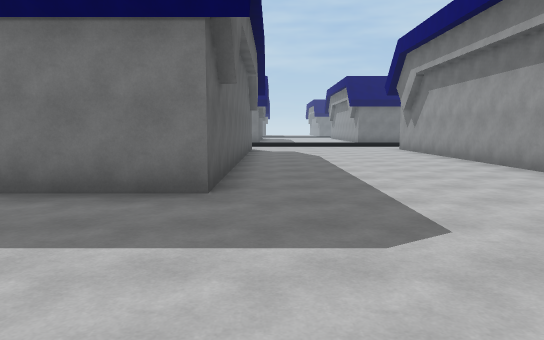
[1] (above)

24 first-person views from a walk through a Unity game level. The camera is 1.5 m above the floor, tilts 6° down and sees 70° across. The floor is counted in squares, 2 m on a side. Each view is taken from the middle of a square. On the plan, view 1 faces up. The plan holds only what a view shows up to about 12 squares ahead; the rest is blank. The place goes on beyond the plan. The player character is not drawn.

[2]
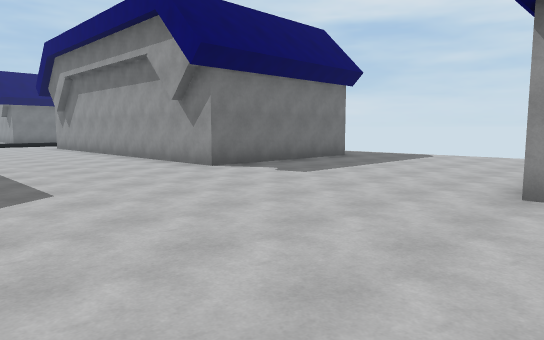

[3]
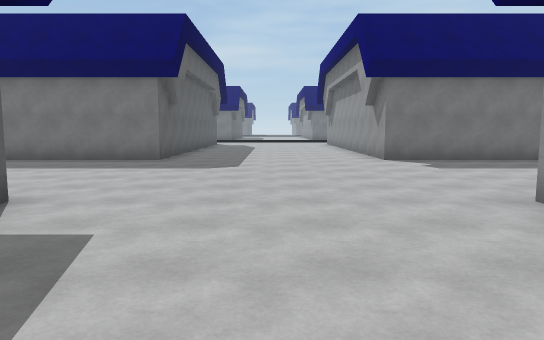

[4]
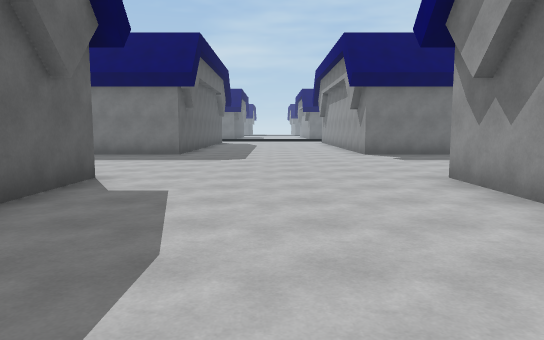

[5]
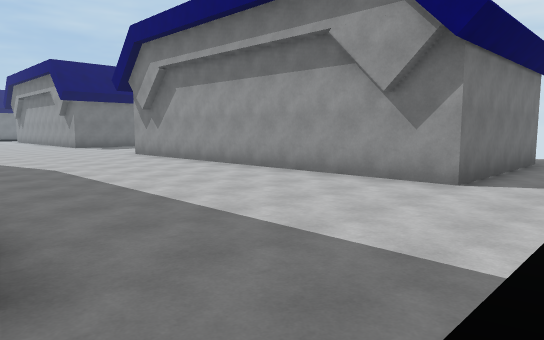

[6]
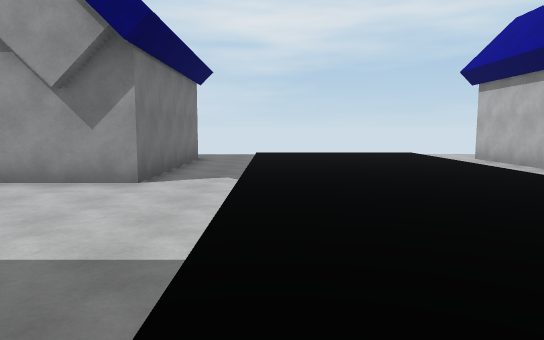

[7]
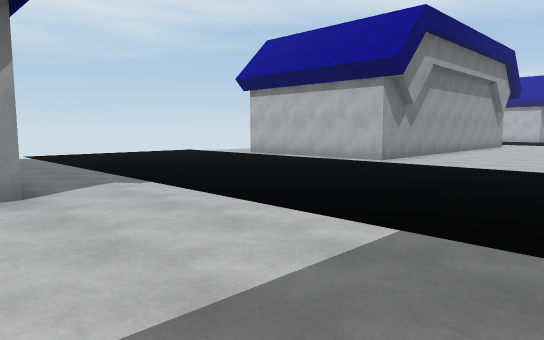

[8]
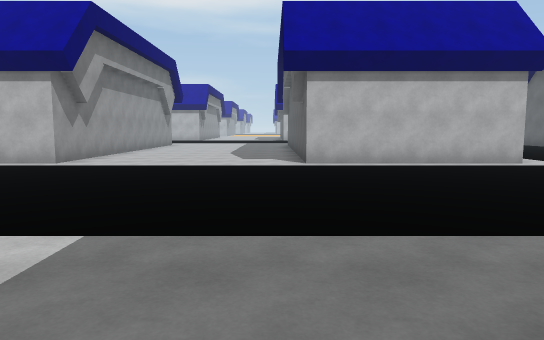

[9]
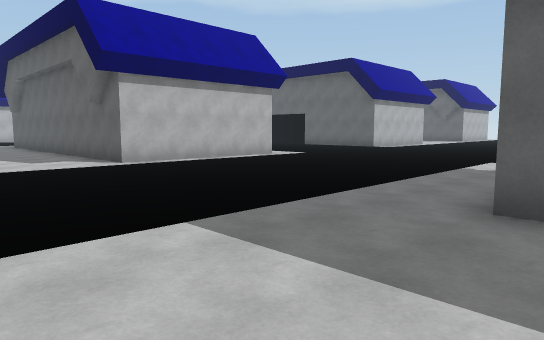

[10]
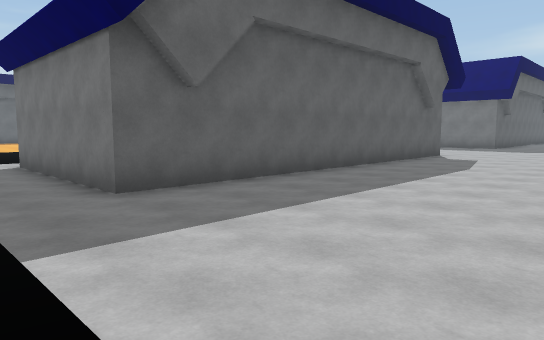

[11]
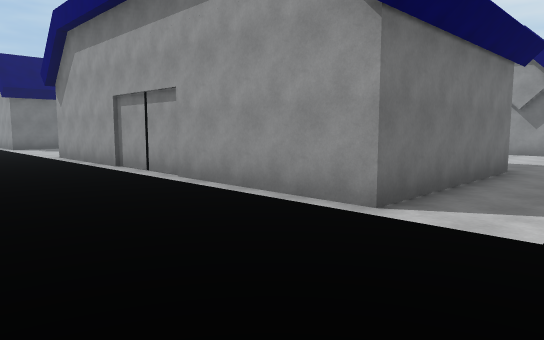

[12]
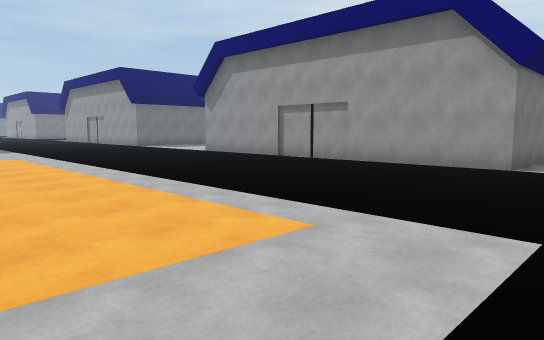

[13]
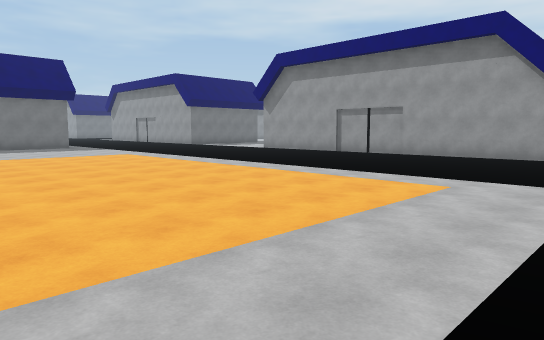

[14]
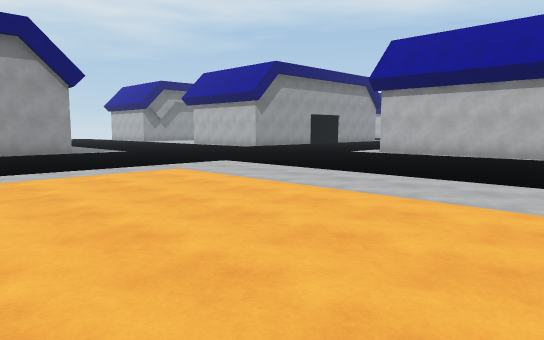

[15]
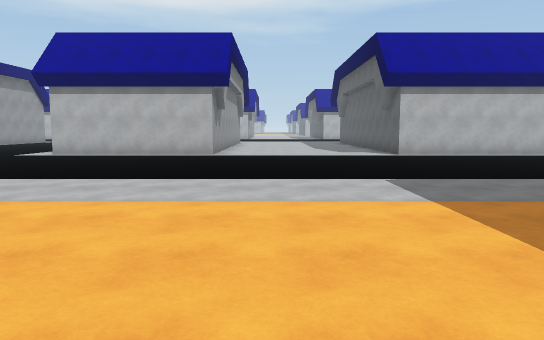

[16]
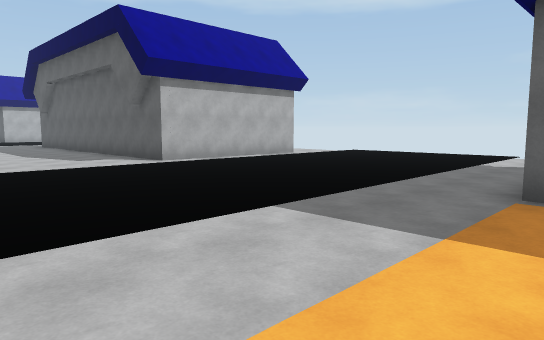

[17]
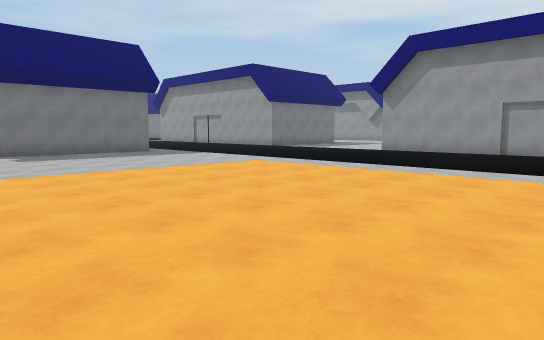

[18]
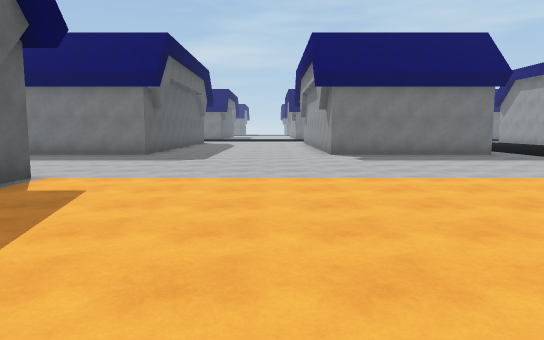

[19]
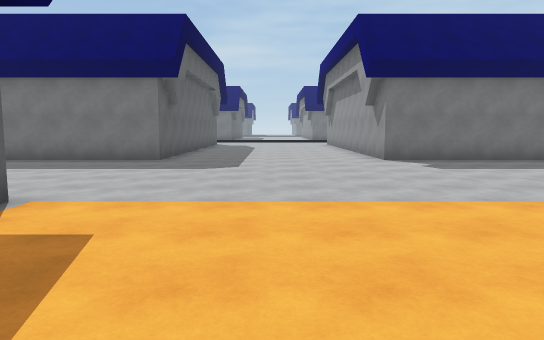

[20]
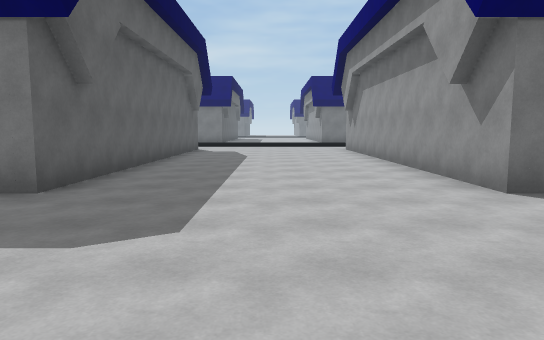

[21]
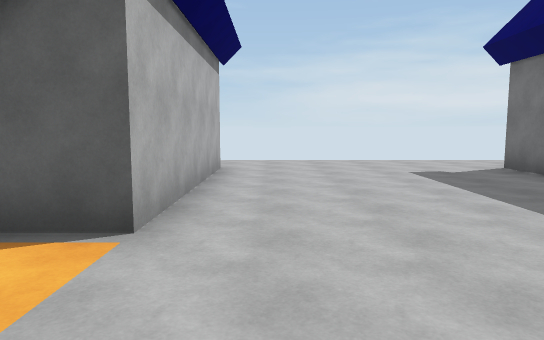

[22]
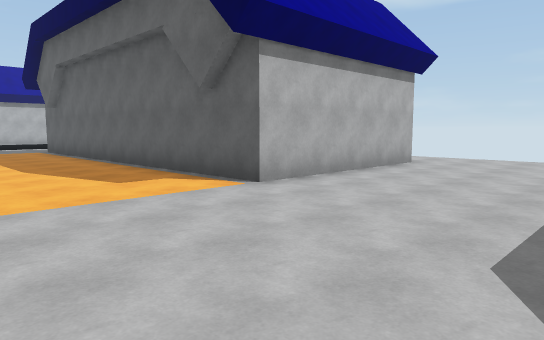

[23]
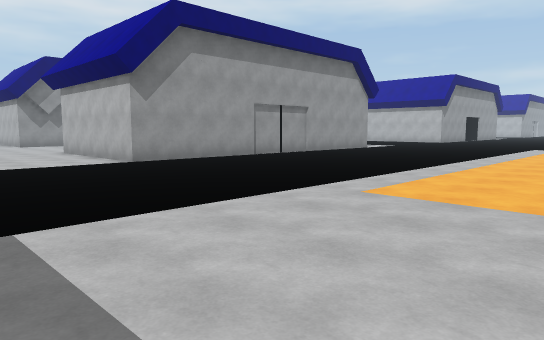

[24]
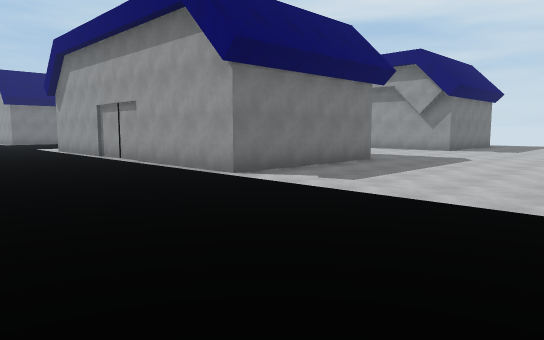

### Floor plan
Key: @ floor where view 1 was taken; . floor; B building.
Columns run from 28 left of view 1 to 11 right of it. Each row starts with its distance up from view 1.
 12       B.....B       ...B   B.....B
 11       B.....B       ...B   B.....B
 10       B.....B       ...B   B.....B
  9       B.....B       ...B   B.....B
  8       B.....B       ...B   B.....B
  7       B.....B      ....B   B.....B
  6       B.....B      ....B   B.....B
  5 ..BBBBB.....BBBBB......BBBBB.....BBBBB
  4 ........................................
  3 ..................    ..................
  2 ..................  ....................
  1 ........................................
  0 ............................@...........
 -1 ..BBBBB................BBBBB.....BB
 -2   BB  B................BBBBB.....B
 -3       B................B   B.....B
 -4       B................B   B.....B
 -5       B................B   B.....B
 -6       B................B   B.....B
 -7       B................B   B.....B
 -8       B................B   B.....B
 -9       B................B   B.....B
-10       B................B   B.....B  B
-11      BB................BBBBB.....BBBBB..
-12 ........................................
-13 ........................................
-14 ............................    ........
-15 ........................................
-16 ................... ....................
-17  .................   ...................
-18   .................   ..................
-19   BBBBB.....BBBBB..   .BBBBB.....BBBBB..
-20       B...   BB      ..B   B.....BB  B
-21       B...                 B.....B
-22       B...                 B.....B
-23       B...                 B.....B

Where each view was taken, in squares from view 1:
view 1: 0 up, 0 right, facing up
view 2: 2 down, 0 right, facing up-right
view 3: 5 down, 2 right, facing up
view 4: 7 down, 2 right, facing up
view 5: 13 down, 1 left, facing up-right
view 6: 13 down, 1 left, facing right
view 7: 10 down, 0 right, facing down-right
view 8: 10 down, 0 right, facing down
view 9: 10 down, 3 right, facing down-left
view 10: 13 down, 4 right, facing up-left
view 11: 13 down, 9 left, facing up-right
view 12: 13 down, 14 left, facing up-right
view 13: 13 down, 17 left, facing up-right
view 14: 7 down, 18 left, facing down-right
view 15: 7 down, 18 left, facing down
view 16: 10 down, 17 left, facing down-left
view 17: 8 down, 18 left, facing up-right
view 18: 7 down, 18 left, facing up
view 19: 5 down, 19 left, facing up
view 20: 0 up, 19 left, facing up
view 21: 0 up, 19 left, facing left
view 22: 3 up, 18 left, facing down-left
view 23: 3 up, 14 left, facing down-right
view 24: 1 down, 10 left, facing up-right
